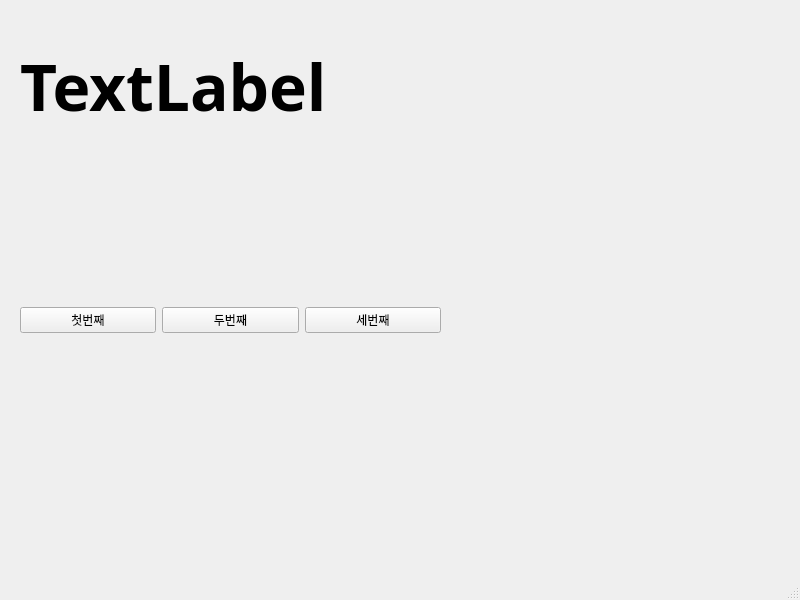
<?xml version="1.0" encoding="UTF-8"?>
<ui version="4.0">
 <class>MainWindow</class>
 <widget class="QMainWindow" name="MainWindow">
  <property name="geometry">
   <rect>
    <x>0</x>
    <y>0</y>
    <width>800</width>
    <height>600</height>
   </rect>
  </property>
  <property name="windowTitle">
   <string>MainWindow</string>
  </property>
  <widget class="QWidget" name="centralwidget">
   <widget class="QWidget" name="horizontalLayoutWidget">
    <property name="geometry">
     <rect>
      <x>20</x>
      <y>200</y>
      <width>421</width>
      <height>241</height>
     </rect>
    </property>
    <layout class="QHBoxLayout" name="horizontalLayout">
     <item>
      <widget class="QPushButton" name="pushButton_3">
       <property name="text">
        <string>첫번째</string>
       </property>
      </widget>
     </item>
     <item>
      <widget class="QPushButton" name="pushButton">
       <property name="text">
        <string>두번째</string>
       </property>
      </widget>
     </item>
     <item>
      <widget class="QPushButton" name="pushButton_2">
       <property name="text">
        <string>세번째</string>
       </property>
      </widget>
     </item>
    </layout>
   </widget>
   <widget class="QLabel" name="label">
    <property name="geometry">
     <rect>
      <x>20</x>
      <y>20</y>
      <width>421</width>
      <height>131</height>
     </rect>
    </property>
    <property name="font">
     <font>
      <family>Agency FB</family>
      <pointsize>48</pointsize>
      <weight>75</weight>
      <bold>true</bold>
     </font>
    </property>
    <property name="text">
     <string>TextLabel</string>
    </property>
   </widget>
  </widget>
  <widget class="QMenuBar" name="menubar">
   <property name="geometry">
    <rect>
     <x>0</x>
     <y>0</y>
     <width>800</width>
     <height>21</height>
    </rect>
   </property>
  </widget>
  <widget class="QStatusBar" name="statusbar"/>
 </widget>
 <resources/>
 <connections>
  <connection>
   <sender>pushButton_3</sender>
   <signal>clicked()</signal>
   <receiver>MainWindow</receiver>
   <slot>firstClick()</slot>
   <hints>
    <hint type="sourcelabel">
     <x>113</x>
     <y>344</y>
    </hint>
    <hint type="destinationlabel">
     <x>179</x>
     <y>401</y>
    </hint>
   </hints>
  </connection>
  <connection>
   <sender>pushButton</sender>
   <signal>clicked()</signal>
   <receiver>MainWindow</receiver>
   <slot>secondClick()</slot>
   <hints>
    <hint type="sourcelabel">
     <x>258</x>
     <y>340</y>
    </hint>
    <hint type="destinationlabel">
     <x>318</x>
     <y>393</y>
    </hint>
   </hints>
  </connection>
  <connection>
   <sender>pushButton_2</sender>
   <signal>clicked()</signal>
   <receiver>MainWindow</receiver>
   <slot>thirdClick()</slot>
   <hints>
    <hint type="sourcelabel">
     <x>339</x>
     <y>341</y>
    </hint>
    <hint type="destinationlabel">
     <x>390</x>
     <y>452</y>
    </hint>
   </hints>
  </connection>
 </connections>
 <slots>
  <slot>firstClick()</slot>
  <slot>secondClick()</slot>
  <slot>thirdClick()</slot>
 </slots>
</ui>
